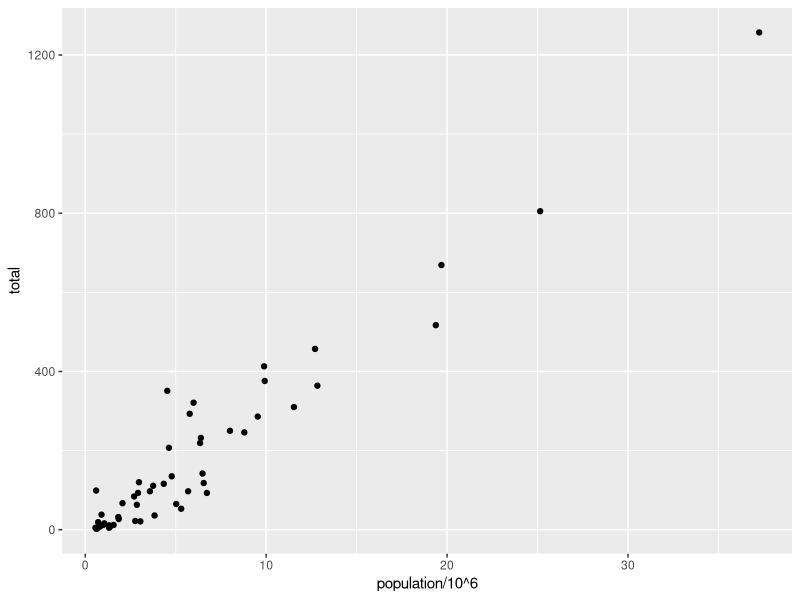
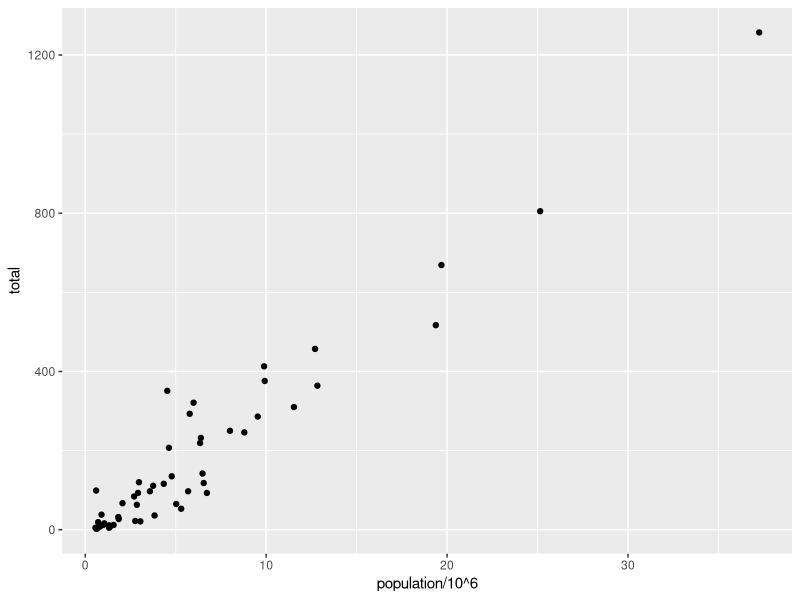
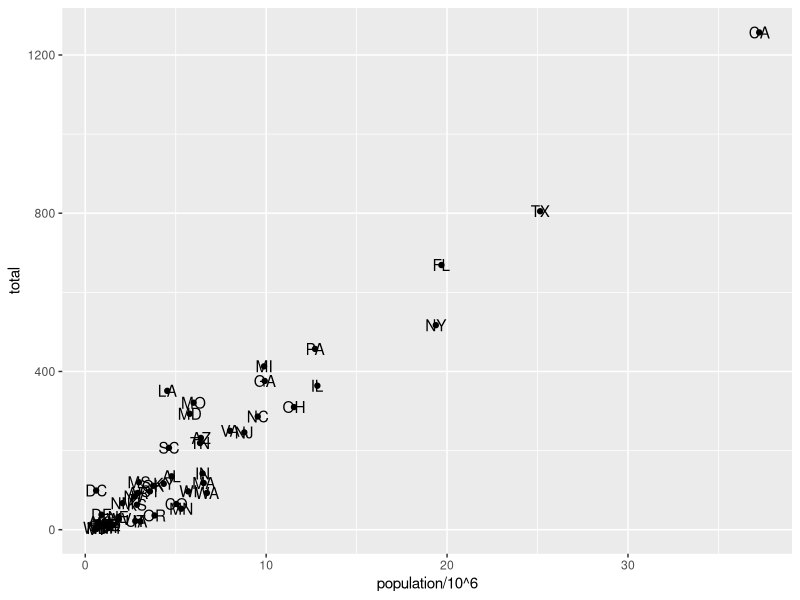
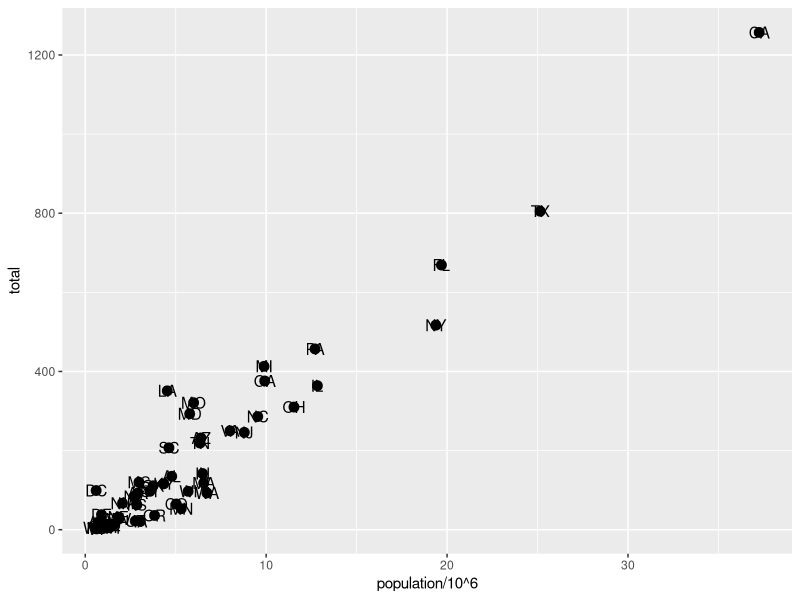
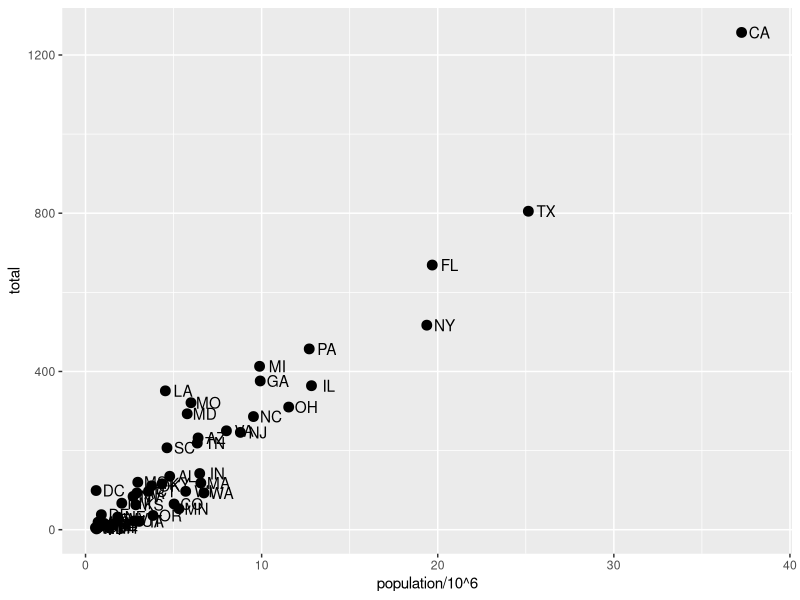
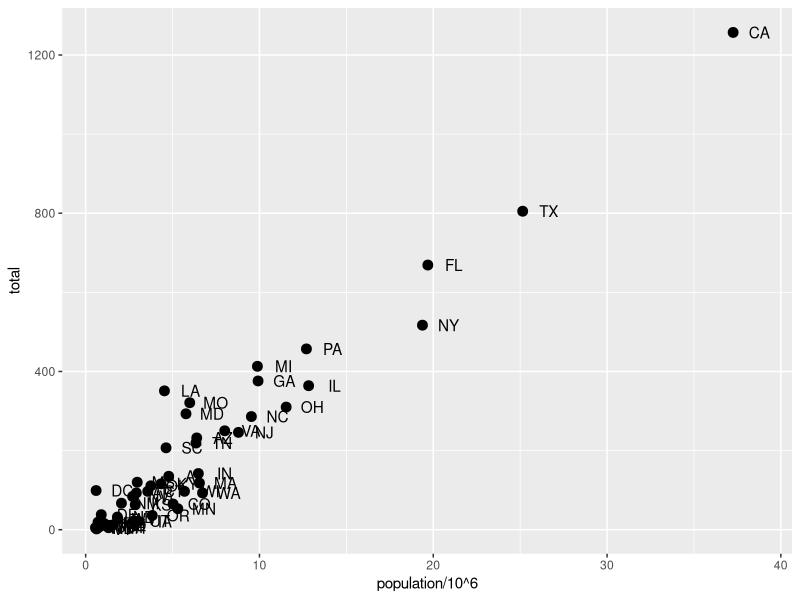
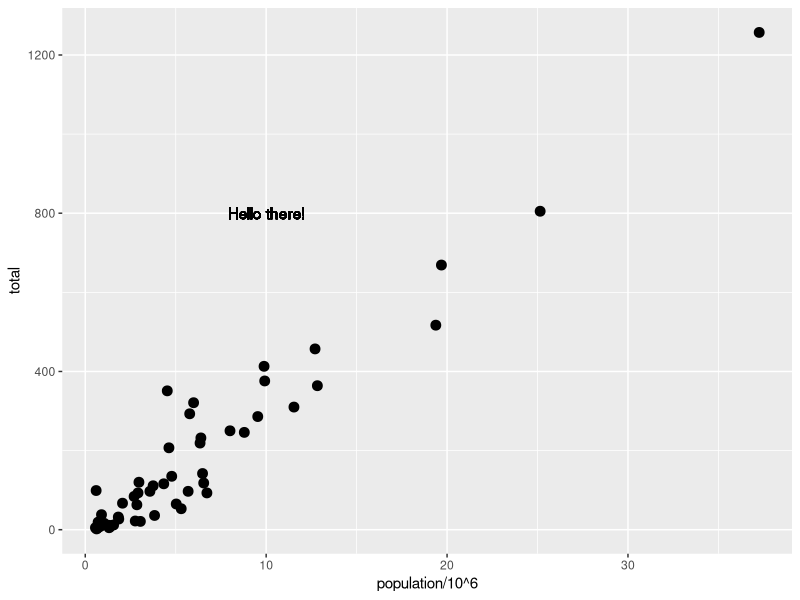

Here is the R script that generated these plots, in order:
library(tidyverse)
library(dslabs)
data(murders)

murders %>% ggplot() +
  geom_point(aes(x = population/10^6, y = total))

# add points layer to predefined ggplot object
p <- ggplot(data = murders)
p + geom_point(aes(population/10^6, total))

# add text layer to scatterplot
p + geom_point(aes(population/10^6, total)) +
  geom_text(aes(population/10^6, total, label = abb))

# change the size of the points
p + geom_point(aes(population/10^6, total), size = 3) +
  geom_text(aes(population/10^6, total, label = abb))

# move text labels slightly to the right
p + geom_point(aes(population/10^6, total), size = 3) +
  geom_text(aes(population/10^6, total, label = abb), nudge_x = 1)

# simplify code by adding global aesthetic
p <- murders %>% ggplot(aes(population/10^6, total, label = abb))
p + geom_point(size = 3) +
  geom_text(nudge_x = 1.5)

# local aesthetics override global aesthetics
p + geom_point(size = 3) +
  geom_text(aes(x = 10, y = 800, label = "Hello there!"))
